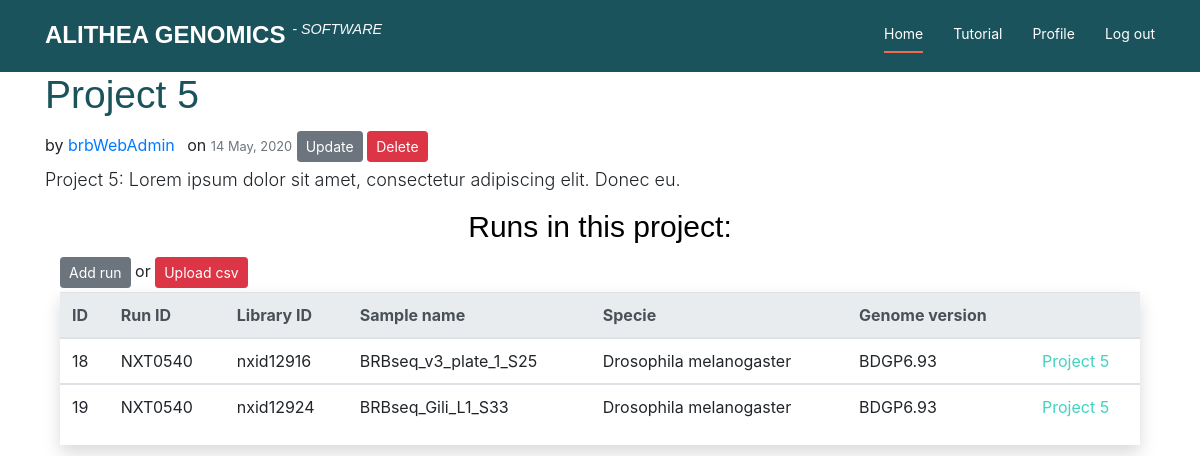
Page /userHome/project/11/ (signed in) on the committed database.
### userHome/models.py (models this page shows, shortened)
class Project(models.Model):
	author = models.ForeignKey(User, on_delete = models.CASCADE)
	name = models.CharField(max_length = 100)
	description = models.TextField()
	date_created = models.DateTimeField(auto_now_add = True)
	date_updated = models.DateTimeField(auto_now = True)
	def get_absolute_url(self):
		return reverse('project-detail', kwargs = {'pk': self.pk})

class SeqLibrary(models.Model):
	project = models.ForeignKey(Project, related_name = 'seqData', null = True,
		on_delete = models.CASCADE)
	RunID = models.CharField(max_length = 100)
	LibraryID = models.CharField(max_length = 100)
	SampleID = models.CharField(max_length = 100)
	specie = models.ForeignKey(Specie, null = True, on_delete = models.SET_NULL)
	genome = models.ForeignKey(GenomeVersion, null = True, on_delete = models.SET_NULL)

class Specie(models.Model):
	name = models.CharField(max_length = 100)
	def __str__(self):
		return self.name

class GenomeVersion(models.Model):
	specie = models.ForeignKey(Specie, max_length = 100,
		on_delete = models.CASCADE)
	version = models.CharField(max_length = 100)
	def __str__ (self):
		return self.version

### userHome/views.py (the view)
# urls.py: path('project/<int:pk>/', ProjectDetailView.as_view(),
class ProjectDetailView(DetailView):
	model = Project

### userHome/templates/userHome/project_detail.html
{% extends "userHome/base.html" %}
{% block content %}
	<article class="media content-section">
		<div class="media-body">
			<div class="article-metadata">
				{% if object.author  == user %}
					<div>
                        <h2 class="project-title">{{ object.name }}</h2> by <a class="mr-2" href="#">{{ object.author }}</a> on  <small class="text-muted">{{ object.date_created|date:"d F, Y"}}</small>
						<a class="btn btn-secondary btn-sm mt-1 mb-1" href="{% url 'project-update' object.id %}"> Update </a>
						<a class="btn btn-danger btn-sm mt-1 mb-1" href="{% url 'project-delete' object.id %}"> Delete </a>
					</div>
                    <p class="article-content">{{ object.description }}</p>
                    <div class="container">
                        <h3>Runs in this project: </h3> <a class="btn btn-secondary btn-sm mt-1 mb-1" href="{% url 'SeqLibrary-create' object.id %}"> Add run </a> or <a class="btn btn-danger btn-sm mt-1 mb-1" href="{% url 'SeqLibrary-upload' object.id %}"> Upload csv </a>
                        <div class="project-table table-responsive table-hover table-condensed shadow">
                            <table class="table">
                                <thead class="thead-light">
                                    <tr>
                                        <th>ID</th>
                                        <th>Run ID</th>
                                        <th>Library ID</th>
                                        <th>Sample name</th>
                                        <th>Specie</th>
                                        <th>Genome version</th>
                                        <th></th>
                                    </tr>
                                </thead>
                            {% for seqLib in object.seqData.all %}
                                <tbody>
                                    <tr>
                                        <td>{{ seqLib.id }}</td>
                                        <td>{{ seqLib.RunID }}</td>
                                        <td>{{ seqLib.LibraryID }}</td>
                                        <td>{{ seqLib.SampleID }}</td>
                                        <td>{{ seqLib.specie }}</td>
                                        <td>{{ seqLib.genome }}</td>
                                        <td><a class="update-project" href="{{project.get_absolute_url}}">{{ project.name }}</td>
                                        </tr>
                                    </tbody>
                            {% endfor %}
                            </table>
                        </div>
                    </div>
				{% endif %}
		    </div>
		</div>
	</article>
{% endblock content %}

### userHome/static/userHome/style.css (style rules this page uses)
h1, h2, h3, h4, h5 { font-family: "Helvetica"; color: #000000; }
h2 { font-size: 39px; font-weight: 400; color: #1a535c; }
h3 { font-size: 30px; font-weight: 400; text-align: center; }
p, span { font-size: 18px; font-weight: 300; }
#UI .update-project { float: left; transition: 0.5s; color: #41D3BD; }

### rows in the picture
Project: name "Project 5", author "brbWebAdmin", date_created "14 May, 2020", description "Project 5: Lorem ipsum dolor sit amet, consectetur adipiscing elit. Donec eu."
SeqLibrary: id "18", RunID "NXT0540", LibraryID "nxid12916", SampleID "BRBseq_v3_plate_1_S25", specie "Drosophila melanogaster", genome "BDGP6.93"
SeqLibrary: id "19", RunID "NXT0540", LibraryID "nxid12924", SampleID "BRBseq_Gili_L1_S33", specie "Drosophila melanogaster", genome "BDGP6.93"
